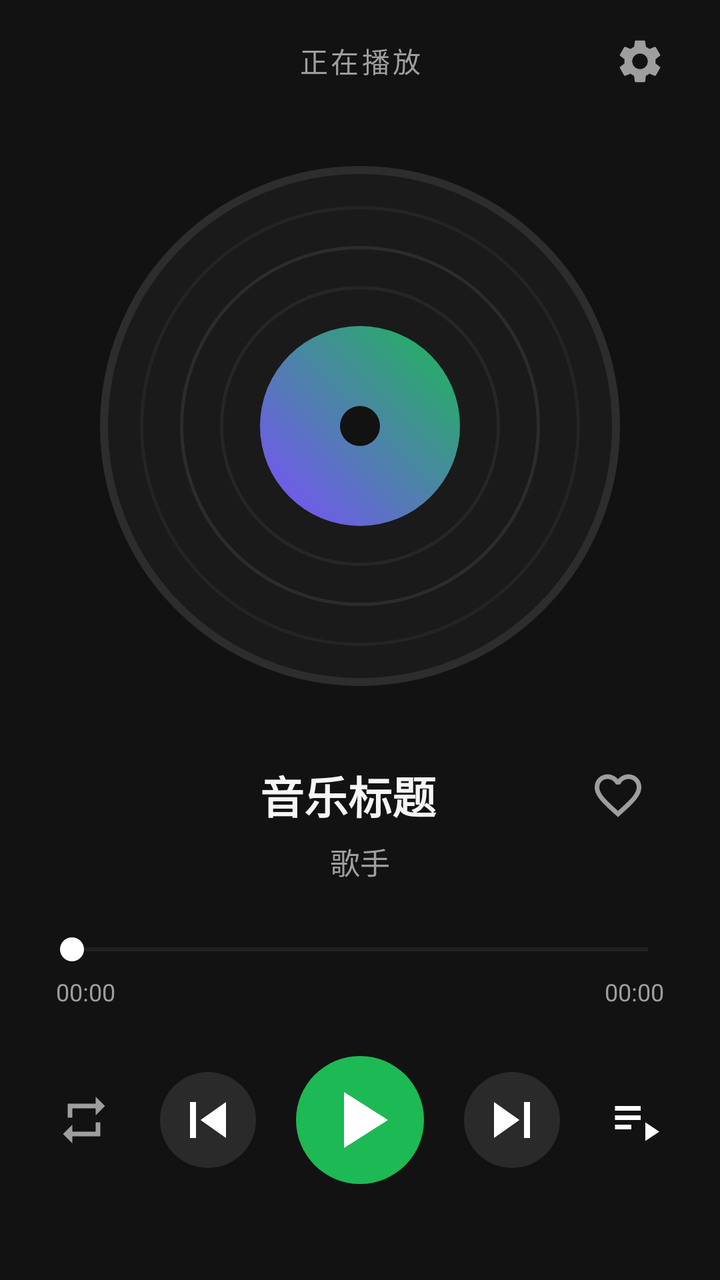
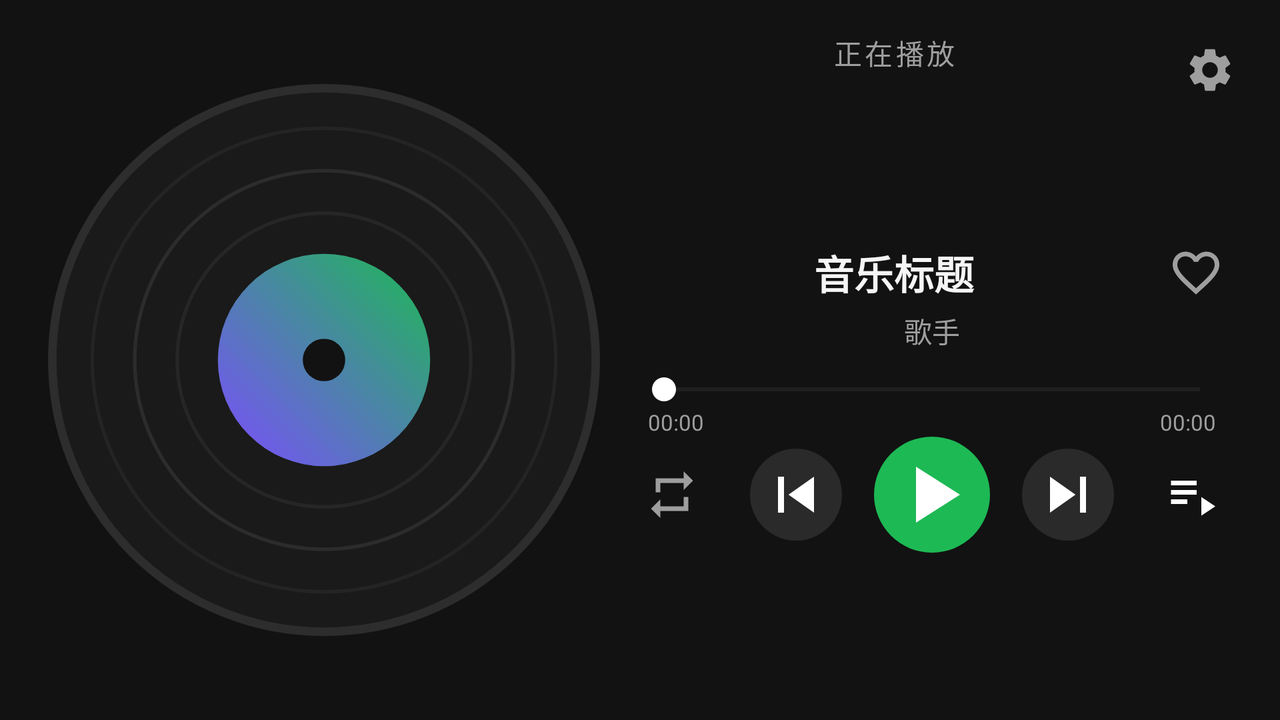

First picture: res/layout/ on a phone held upright. Second picture: the repository's own variant of that layout, on a device whose configuration matches the variant's folder. Source for both follows.
<!-- AndroidManifest.xml: application theme Theme.LocalMusicPlayer -->
<!-- res/layout/activity_main.xml -->
<?xml version="1.0" encoding="utf-8"?>
<androidx.constraintlayout.widget.ConstraintLayout xmlns:android="http://schemas.android.com/apk/res/android"
    xmlns:app="http://schemas.android.com/apk/res-auto"
    android:layout_width="match_parent"
    android:layout_height="match_parent"
    android:background="@color/bg_dark"
    android:padding="20dp">

    
    <TextView
        android:id="@+id/tvSleepBadge"
        android:layout_width="wrap_content"
        android:layout_height="wrap_content"
        android:background="@drawable/bg_circle_btn"
        android:paddingStart="10dp"
        android:paddingTop="4dp"
        android:paddingEnd="10dp"
        android:paddingBottom="4dp"
        android:text="⏱️ 15:00"
        android:textColor="@color/accent_green"
        android:textSize="11sp"
        android:visibility="gone"
        app:layout_constraintBottom_toBottomOf="@+id/tvHeader"
        app:layout_constraintStart_toStartOf="parent"
        app:layout_constraintTop_toTopOf="@+id/tvHeader" />

    
    <TextView
        android:id="@+id/tvHeader"
        android:layout_width="wrap_content"
        android:layout_height="wrap_content"
        android:text="正在播放"
        android:textColor="@color/text_secondary"
        android:textSize="14sp"
        android:letterSpacing="0.1"
        app:layout_constraintEnd_toEndOf="parent"
        app:layout_constraintStart_toStartOf="parent"
        app:layout_constraintTop_toTopOf="parent" />

    
    <ImageButton
        android:id="@+id/btnSettings"
        android:layout_width="40dp"
        android:layout_height="40dp"
        android:background="?attr/selectableItemBackgroundBorderless"
        android:contentDescription="设置与功能"
        android:padding="8dp"
        android:src="@drawable/ic_settings"
        app:layout_constraintBottom_toBottomOf="@+id/tvHeader"
        app:layout_constraintEnd_toEndOf="parent"
        app:layout_constraintTop_toTopOf="@+id/tvHeader" />

    
    <FrameLayout
        android:id="@+id/containerCenter"
        android:layout_width="0dp"
        android:layout_height="280dp"
        android:layout_marginTop="20dp"
        app:layout_constraintBottom_toTopOf="@+id/tvSongTitle"
        app:layout_constraintEnd_toEndOf="parent"
        app:layout_constraintStart_toStartOf="parent"
        app:layout_constraintTop_toBottomOf="@+id/tvHeader"
        app:layout_constraintVertical_bias="0.3">

        <ImageView
            android:id="@+id/ivVinylDisc"
            android:layout_width="260dp"
            android:layout_height="260dp"
            android:layout_gravity="center"
            android:contentDescription="唱片封面"
            android:src="@drawable/bg_vinyl" />

        <androidx.recyclerview.widget.RecyclerView
            android:id="@+id/rvLyrics"
            android:layout_width="match_parent"
            android:layout_height="match_parent"
            android:clipToPadding="false"
            android:paddingTop="110dp"
            android:paddingBottom="110dp"
            android:visibility="gone" />

    </FrameLayout>

    
    <TextView
        android:id="@+id/tvSongTitle"
        android:layout_width="0dp"
        android:layout_height="wrap_content"
        android:layout_marginStart="44dp"
        android:layout_marginEnd="6dp"
        android:layout_marginBottom="6dp"
        android:ellipsize="end"
        android:gravity="center"
        android:maxLines="1"
        android:text="音乐标题"
        android:textColor="@color/text_primary"
        android:textSize="22sp"
        android:textStyle="bold"
        app:layout_constraintBottom_toTopOf="@+id/tvArtist"
        app:layout_constraintEnd_toStartOf="@+id/btnFavorite"
        app:layout_constraintStart_toStartOf="parent" />

    
    <ImageButton
        android:id="@+id/btnFavorite"
        android:layout_width="38dp"
        android:layout_height="38dp"
        android:layout_marginEnd="12dp"
        android:background="?attr/selectableItemBackgroundBorderless"
        android:contentDescription="收藏歌曲"
        android:padding="6dp"
        android:src="@drawable/ic_favorite_border"
        app:layout_constraintBottom_toBottomOf="@+id/tvSongTitle"
        app:layout_constraintEnd_toEndOf="parent"
        app:layout_constraintTop_toTopOf="@+id/tvSongTitle" />

    
    <TextView
        android:id="@+id/tvArtist"
        android:layout_width="wrap_content"
        android:layout_height="wrap_content"
        android:layout_marginBottom="24dp"
        android:text="歌手"
        android:textColor="@color/text_secondary"
        android:textSize="15sp"
        app:layout_constraintBottom_toTopOf="@+id/seekBar"
        app:layout_constraintEnd_toEndOf="parent"
        app:layout_constraintStart_toStartOf="parent" />

    
    <SeekBar
        android:id="@+id/seekBar"
        android:layout_width="0dp"
        android:layout_height="wrap_content"
        android:layout_marginBottom="4dp"
        android:max="100"
        android:progressTint="@color/accent_green"
        android:thumbTint="@color/white"
        app:layout_constraintBottom_toTopOf="@+id/tvCurrentTime"
        app:layout_constraintEnd_toEndOf="parent"
        app:layout_constraintStart_toStartOf="parent" />

    <TextView
        android:id="@+id/tvCurrentTime"
        android:layout_width="wrap_content"
        android:layout_height="wrap_content"
        android:layout_marginStart="8dp"
        android:layout_marginBottom="24dp"
        android:text="00:00"
        android:textColor="@color/text_secondary"
        android:textSize="12sp"
        app:layout_constraintBottom_toTopOf="@+id/layoutControls"
        app:layout_constraintStart_toStartOf="@+id/seekBar" />

    <TextView
        android:id="@+id/tvTotalTime"
        android:layout_width="wrap_content"
        android:layout_height="wrap_content"
        android:layout_marginEnd="8dp"
        android:layout_marginBottom="24dp"
        android:text="00:00"
        android:textColor="@color/text_secondary"
        android:textSize="12sp"
        app:layout_constraintBottom_toTopOf="@+id/layoutControls"
        app:layout_constraintEnd_toEndOf="@+id/seekBar" />

    
    <LinearLayout
        android:id="@+id/layoutControls"
        android:layout_width="match_parent"
        android:layout_height="wrap_content"
        android:layout_marginBottom="28dp"
        android:gravity="center"
        android:orientation="horizontal"
        app:layout_constraintBottom_toBottomOf="parent"
        app:layout_constraintEnd_toEndOf="parent"
        app:layout_constraintStart_toStartOf="parent">

        <ImageButton
            android:id="@+id/btnMode"
            android:layout_width="44dp"
            android:layout_height="44dp"
            android:background="?attr/selectableItemBackgroundBorderless"
            android:contentDescription="播放模式"
            android:padding="8dp"
            android:src="@drawable/ic_repeat" />

        <Space
            android:layout_width="0dp"
            android:layout_height="1dp"
            android:layout_weight="1" />

        <ImageButton
            android:id="@+id/btnPrevious"
            android:layout_width="48dp"
            android:layout_height="48dp"
            android:background="@drawable/bg_circle_btn"
            android:contentDescription="上一首"
            android:padding="8dp"
            android:src="@drawable/ic_skip_previous" />

        <Space
            android:layout_width="20dp"
            android:layout_height="1dp" />

        <ImageButton
            android:id="@+id/btnPlayPause"
            android:layout_width="64dp"
            android:layout_height="64dp"
            android:background="@drawable/bg_play_btn"
            android:contentDescription="播放/暂停"
            android:padding="12dp"
            android:src="@drawable/ic_play" />

        <Space
            android:layout_width="20dp"
            android:layout_height="1dp" />

        <ImageButton
            android:id="@+id/btnNext"
            android:layout_width="48dp"
            android:layout_height="48dp"
            android:background="@drawable/bg_circle_btn"
            android:contentDescription="下一首"
            android:padding="8dp"
            android:src="@drawable/ic_skip_next" />

        <Space
            android:layout_width="0dp"
            android:layout_height="1dp"
            android:layout_weight="1" />

        <ImageButton
            android:id="@+id/btnPlaylist"
            android:layout_width="44dp"
            android:layout_height="44dp"
            android:background="?attr/selectableItemBackgroundBorderless"
            android:contentDescription="播放列表"
            android:padding="8dp"
            android:src="@drawable/ic_playlist" />

    </LinearLayout>

</androidx.constraintlayout.widget.ConstraintLayout>
<!-- resources referenced by this layout -->
<resources>
  <color name="accent_green">#1DB954</color>
  <color name="bg_dark">#121212</color>
  <color name="text_primary">#F5F5F5</color>
  <color name="text_secondary">#9E9E9E</color>
  <color name="white">#FFFFFFFF</color>
  <!-- drawable bg_circle_btn (drawable) -->
  <?xml version="1.0" encoding="utf-8"?>
  <shape xmlns:android="http://schemas.android.com/apk/res/android"
      android:shape="oval">
      <solid android:color="#2A2A2A" />
      <size android:width="48dp" android:height="48dp" />
  </shape>
  <!-- drawable bg_play_btn (drawable) -->
  <?xml version="1.0" encoding="utf-8"?>
  <shape xmlns:android="http://schemas.android.com/apk/res/android"
      android:shape="oval">
      <solid android:color="@color/accent_green" />
      <size android:width="64dp" android:height="64dp" />
  </shape>
  <!-- drawable ic_favorite_border (drawable) -->
  <vector xmlns:android="http://schemas.android.com/apk/res/android"
      android:width="28dp"
      android:height="28dp"
      android:viewportWidth="24"
      android:viewportHeight="24">
    <path
        android:fillColor="@color/text_secondary"
        android:pathData="M16.5,3c-1.74,0 -3.41,0.81 -4.5,2.09C10.91,3.81 9.24,3 7.5,3 4.42,3 2,5.42 2,8.5c0,3.78 3.4,6.86 8.55,11.54L12,21.35l1.45,-1.32C18.6,15.36 22,12.28 22,8.5 22,5.42 19.58,3 16.5,3zM12.1,18.55l-0.1,0.1 -0.1,-0.1C7.14,14.24 4,11.39 4,8.5 4,6.5 5.5,5 7.5,5c1.54,0 3.04,0.99 3.57,2.36h1.87C13.46,5.99 14.96,5 16.5,5c2,0 3.5,1.5 3.5,3.5 0,2.89 -3.14,5.74 -7.9,10.05z"/>
  </vector>
  <!-- drawable ic_play (drawable) -->
  <vector xmlns:android="http://schemas.android.com/apk/res/android"
      android:width="48dp"
      android:height="48dp"
      android:viewportWidth="24"
      android:viewportHeight="24">
    <path
        android:fillColor="@color/white"
        android:pathData="M8,5v14l11,-7z"/>
  </vector>
  <!-- drawable ic_playlist (drawable) -->
  <vector xmlns:android="http://schemas.android.com/apk/res/android"
      android:width="28dp"
      android:height="28dp"
      android:viewportWidth="24"
      android:viewportHeight="24">
    <path
        android:fillColor="@color/white"
        android:pathData="M3,10h11v2L3,12v-2zM3,6h11v2L3,8V6zM3,14h7v2L3,16v-2zM16,13v8l6,-4 -6,-4z"/>
  </vector>
  <!-- drawable ic_repeat (drawable) -->
  <vector xmlns:android="http://schemas.android.com/apk/res/android"
      android:width="28dp"
      android:height="28dp"
      android:viewportWidth="24"
      android:viewportHeight="24">
    <path
        android:fillColor="@color/text_secondary"
        android:pathData="M7,7h10v3l4,-4 -4,-4v3L5,5v6h2L7,7zM17,17L7,17v-3l-4,4 4,4v-3h12v-6h-2v4z"/>
  </vector>
  <!-- drawable ic_skip_next (drawable) -->
  <vector xmlns:android="http://schemas.android.com/apk/res/android"
      android:width="36dp"
      android:height="36dp"
      android:viewportWidth="24"
      android:viewportHeight="24">
    <path
        android:fillColor="@color/white"
        android:pathData="M6,18l8.5,-6L6,6v12zM16,6v12h2L18,6h-2z"/>
  </vector>
  <!-- drawable ic_skip_previous (drawable) -->
  <vector xmlns:android="http://schemas.android.com/apk/res/android"
      android:width="36dp"
      android:height="36dp"
      android:viewportWidth="24"
      android:viewportHeight="24">
    <path
        android:fillColor="@color/white"
        android:pathData="M6,6h2v12L6,18L6,6zM9.5,12l8.5,6L18,6l-8.5,6z"/>
  </vector>
  <style name="Theme.LocalMusicPlayer" parent="Theme.Material3.DayNight.NoActionBar">
          <item name="android:statusBarColor">@color/bg_dark</item>
          <item name="android:windowBackground">@color/bg_dark</item>
          <item name="android:navigationBarColor">@color/bg_dark</item>
          <item name="colorPrimary">@color/accent_green</item>
      </style>
  <!-- some entries are left out for length -->
</resources>
<!-- res/layout-land/activity_main.xml (the repository's variant of the layout above) -->
<!-- drawn on the phone turned sideways -->
<?xml version="1.0" encoding="utf-8"?>
<androidx.constraintlayout.widget.ConstraintLayout xmlns:android="http://schemas.android.com/apk/res/android"
    xmlns:app="http://schemas.android.com/apk/res-auto"
    android:layout_width="match_parent"
    android:layout_height="match_parent"
    android:background="@color/bg_dark"
    android:padding="16dp">

    <androidx.constraintlayout.widget.Guideline
        android:id="@+id/guidelineCenter"
        android:layout_width="wrap_content"
        android:layout_height="wrap_content"
        android:orientation="vertical"
        app:layout_constraintGuide_percent="0.48" />

    
    <FrameLayout
        android:id="@+id/containerCenter"
        android:layout_width="0dp"
        android:layout_height="0dp"
        android:layout_margin="8dp"
        app:layout_constraintBottom_toBottomOf="parent"
        app:layout_constraintDimensionRatio="1:1"
        app:layout_constraintEnd_toStartOf="@+id/guidelineCenter"
        app:layout_constraintStart_toStartOf="parent"
        app:layout_constraintTop_toTopOf="parent">

        <ImageView
            android:id="@+id/ivVinylDisc"
            android:layout_width="match_parent"
            android:layout_height="match_parent"
            android:layout_gravity="center"
            android:scaleType="fitCenter"
            android:contentDescription="唱片封面"
            android:src="@drawable/bg_vinyl" />

        <androidx.recyclerview.widget.RecyclerView
            android:id="@+id/rvLyrics"
            android:layout_width="match_parent"
            android:layout_height="match_parent"
            android:clipToPadding="false"
            android:paddingTop="90dp"
            android:paddingBottom="90dp"
            android:visibility="gone" />

    </FrameLayout>

    
    <TextView
        android:id="@+id/tvSleepBadge"
        android:layout_width="wrap_content"
        android:layout_height="wrap_content"
        android:background="@drawable/bg_circle_btn"
        android:paddingStart="10dp"
        android:paddingTop="4dp"
        android:paddingEnd="10dp"
        android:paddingBottom="4dp"
        android:text="⏱️ 15:00"
        android:textColor="@color/accent_green"
        android:textSize="11sp"
        android:visibility="gone"
        app:layout_constraintBottom_toBottomOf="@+id/tvHeader"
        app:layout_constraintStart_toStartOf="@+id/guidelineCenter"
        app:layout_constraintTop_toTopOf="@+id/tvHeader" />

    <TextView
        android:id="@+id/tvHeader"
        android:layout_width="wrap_content"
        android:layout_height="wrap_content"
        android:text="正在播放"
        android:textColor="@color/text_secondary"
        android:textSize="14sp"
        android:letterSpacing="0.1"
        app:layout_constraintEnd_toStartOf="@+id/btnSettings"
        app:layout_constraintStart_toEndOf="@+id/guidelineCenter"
        app:layout_constraintTop_toTopOf="parent" />

    <ImageButton
        android:id="@+id/btnSettings"
        android:layout_width="38dp"
        android:layout_height="38dp"
        android:background="?attr/selectableItemBackgroundBorderless"
        android:contentDescription="设置与功能"
        android:padding="6dp"
        android:src="@drawable/ic_settings"
        app:layout_constraintEnd_toEndOf="parent"
        app:layout_constraintTop_toTopOf="parent" />

    <TextView
        android:id="@+id/tvSongTitle"
        android:layout_width="0dp"
        android:layout_height="wrap_content"
        android:layout_marginStart="12dp"
        android:layout_marginEnd="6dp"
        android:ellipsize="end"
        android:gravity="center"
        android:maxLines="1"
        android:text="音乐标题"
        android:textColor="@color/text_primary"
        android:textSize="20sp"
        android:textStyle="bold"
        app:layout_constraintBottom_toTopOf="@+id/tvArtist"
        app:layout_constraintEnd_toStartOf="@+id/btnFavorite"
        app:layout_constraintStart_toStartOf="@+id/guidelineCenter"
        app:layout_constraintTop_toBottomOf="@+id/btnSettings"
        app:layout_constraintVertical_chainStyle="packed" />

    <ImageButton
        android:id="@+id/btnFavorite"
        android:layout_width="36dp"
        android:layout_height="36dp"
        android:layout_marginEnd="8dp"
        android:background="?attr/selectableItemBackgroundBorderless"
        android:contentDescription="收藏歌曲"
        android:padding="6dp"
        android:src="@drawable/ic_favorite_border"
        app:layout_constraintBottom_toBottomOf="@+id/tvSongTitle"
        app:layout_constraintEnd_toEndOf="parent"
        app:layout_constraintTop_toTopOf="@+id/tvSongTitle" />

    <TextView
        android:id="@+id/tvArtist"
        android:layout_width="0dp"
        android:layout_height="wrap_content"
        android:layout_marginStart="12dp"
        android:layout_marginTop="4dp"
        android:layout_marginEnd="12dp"
        android:gravity="center"
        android:text="歌手"
        android:textColor="@color/text_secondary"
        android:textSize="14sp"
        app:layout_constraintBottom_toTopOf="@+id/seekBar"
        app:layout_constraintEnd_toEndOf="parent"
        app:layout_constraintStart_toStartOf="@+id/guidelineCenter"
        app:layout_constraintTop_toBottomOf="@+id/tvSongTitle" />

    <SeekBar
        android:id="@+id/seekBar"
        android:layout_width="0dp"
        android:layout_height="wrap_content"
        android:layout_marginStart="8dp"
        android:layout_marginTop="10dp"
        android:layout_marginEnd="8dp"
        android:max="100"
        android:progressTint="@color/accent_green"
        android:thumbTint="@color/white"
        app:layout_constraintBottom_toTopOf="@+id/tvCurrentTime"
        app:layout_constraintEnd_toEndOf="parent"
        app:layout_constraintStart_toStartOf="@+id/guidelineCenter"
        app:layout_constraintTop_toBottomOf="@+id/tvArtist" />

    <TextView
        android:id="@+id/tvCurrentTime"
        android:layout_width="wrap_content"
        android:layout_height="wrap_content"
        android:layout_marginStart="8dp"
        android:text="00:00"
        android:textColor="@color/text_secondary"
        android:textSize="11sp"
        app:layout_constraintBottom_toTopOf="@+id/layoutControls"
        app:layout_constraintStart_toStartOf="@+id/seekBar"
        app:layout_constraintTop_toBottomOf="@+id/seekBar" />

    <TextView
        android:id="@+id/tvTotalTime"
        android:layout_width="wrap_content"
        android:layout_height="wrap_content"
        android:layout_marginEnd="8dp"
        android:text="00:00"
        android:textColor="@color/text_secondary"
        android:textSize="11sp"
        app:layout_constraintBottom_toTopOf="@+id/layoutControls"
        app:layout_constraintEnd_toEndOf="@+id/seekBar"
        app:layout_constraintTop_toBottomOf="@+id/seekBar" />

    <LinearLayout
        android:id="@+id/layoutControls"
        android:layout_width="0dp"
        android:layout_height="wrap_content"
        android:layout_marginStart="8dp"
        android:layout_marginEnd="8dp"
        android:gravity="center"
        android:orientation="horizontal"
        app:layout_constraintBottom_toBottomOf="parent"
        app:layout_constraintEnd_toEndOf="parent"
        app:layout_constraintStart_toStartOf="@+id/guidelineCenter"
        app:layout_constraintTop_toBottomOf="@+id/tvCurrentTime">

        <ImageButton
            android:id="@+id/btnMode"
            android:layout_width="40dp"
            android:layout_height="40dp"
            android:background="?attr/selectableItemBackgroundBorderless"
            android:contentDescription="播放模式"
            android:padding="8dp"
            android:src="@drawable/ic_repeat" />

        <Space
            android:layout_width="0dp"
            android:layout_height="1dp"
            android:layout_weight="1" />

        <ImageButton
            android:id="@+id/btnPrevious"
            android:layout_width="46dp"
            android:layout_height="46dp"
            android:background="@drawable/bg_circle_btn"
            android:contentDescription="上一首"
            android:padding="8dp"
            android:src="@drawable/ic_skip_previous" />

        <Space
            android:layout_width="16dp"
            android:layout_height="1dp" />

        <ImageButton
            android:id="@+id/btnPlayPause"
            android:layout_width="58dp"
            android:layout_height="58dp"
            android:background="@drawable/bg_play_btn"
            android:contentDescription="播放/暂停"
            android:padding="12dp"
            android:src="@drawable/ic_play" />

        <Space
            android:layout_width="16dp"
            android:layout_height="1dp" />

        <ImageButton
            android:id="@+id/btnNext"
            android:layout_width="46dp"
            android:layout_height="46dp"
            android:background="@drawable/bg_circle_btn"
            android:contentDescription="下一首"
            android:padding="8dp"
            android:src="@drawable/ic_skip_next" />

        <Space
            android:layout_width="0dp"
            android:layout_height="1dp"
            android:layout_weight="1" />

        <ImageButton
            android:id="@+id/btnPlaylist"
            android:layout_width="40dp"
            android:layout_height="40dp"
            android:background="?attr/selectableItemBackgroundBorderless"
            android:contentDescription="播放列表"
            android:padding="8dp"
            android:src="@drawable/ic_playlist" />

    </LinearLayout>

</androidx.constraintlayout.widget.ConstraintLayout>
